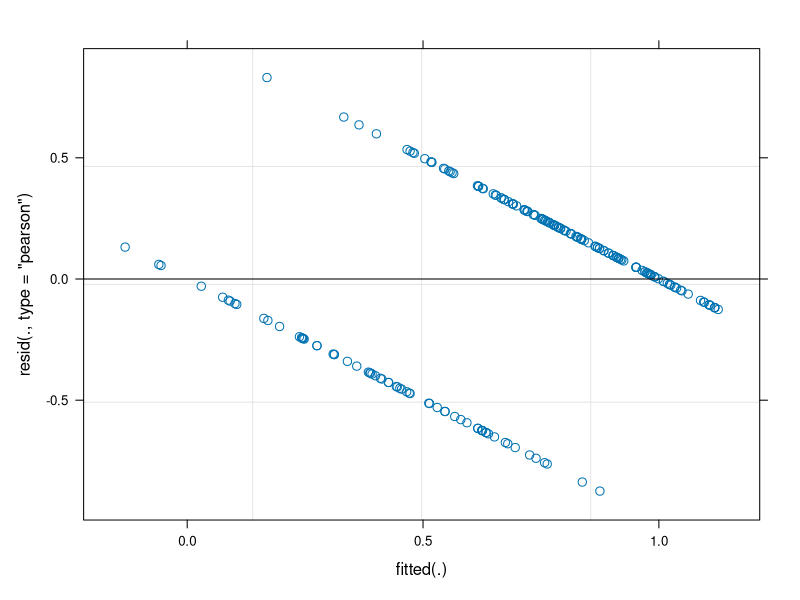

The R source for this figure:
# Run data
library(tidyverse)
library(lme4)
library(lmerTest)
library(glmmTMB)
library(ggeffects)
library(emmeans)
library(effects)

options(scipen = 99)

#Preparation of data
## Load database
CEPT_Aspect_Data = read_csv("./CSV Files/Comparison/CEPT Preterit Standardized Comparison Data.csv")
FCT_Aspect_Data = read_csv("./CSV Files/Comparison/FCT Preterit Standardized Comparison Data.csv")
Composite_Aspect_Data = read_csv("./CSV Files/Comparison/Composite Preterit Standardized Comparison Data.csv")


# Aspect GLMMs
## Aspect production
Aspect_Production = lmer(
  Average ~ FofA_Std + LF_Std + TF_Main + DELE_Std + FofA_Std:LF_Std + FofA_Std:TF_Main + DELE_Std:LF_Std:TF_Main + FofA_Std:LF_Std:TF_Main +
    (1 | Participant) + (1 | Item),
  data = CEPT_Aspect_Data,
  control = lmerControl(optimizer = "bobyqa", optCtrl = list(maxfun=3e5)))

summary(Aspect_Production)
print(Aspect_Production, correlation = TRUE)
plot(Aspect_Production)

## Aspect comprehension
Aspect_Comprehension = lmer(
  Average ~ FofA_Std + LF_Std + TF_Main + DELE_Std + FofA_Std:LF_Std + FofA_Std:TF_Main + DELE_Std:LF_Std:TF_Main + FofA_Std:LF_Std:TF_Main +
    (1 | Participant) + (1 | Item),
  data = CEPT_Aspect_Data,
  control = lmerControl(optimizer = "bobyqa", optCtrl = list(maxfun=3e5)))

summary(Aspect_Comprehension)
print(Aspect_Comprehension, correlation = TRUE)


## Aspect composite
Aspect_Composite = lmer(
  Average ~ FofA_Std + LF_Std + TF_Main + DELE_Std + FofA_Std:LF_Std + FofA_Std:TF_Main + DELE_Std:LF_Std:TF_Main + FofA_Std:LF_Std:TF_Main +
    (1 | Participant) + (1 | Item),
  data = CEPT_Aspect_Data,
  control = lmerControl(optimizer = "bobyqa", optCtrl = list(maxfun=3e5)))

summary(Aspect_Composite)
print(Aspect_Composite, correlation = TRUE)
